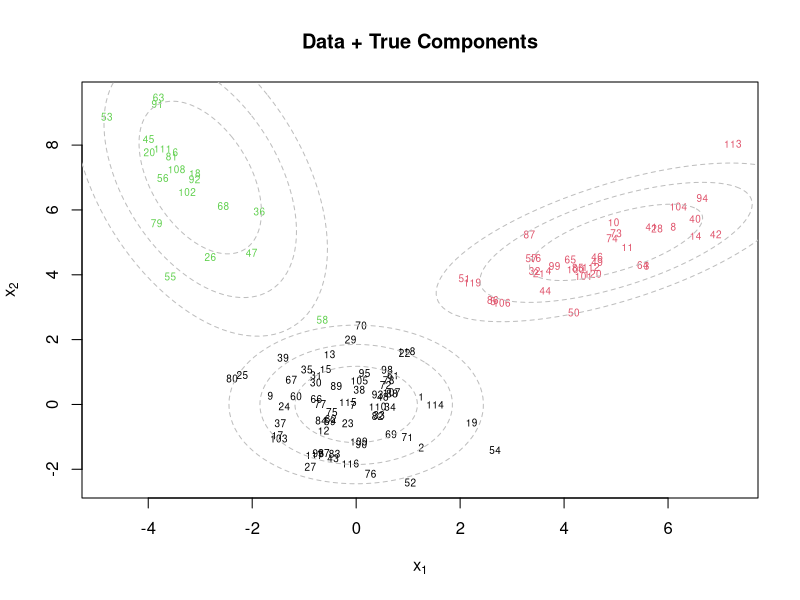
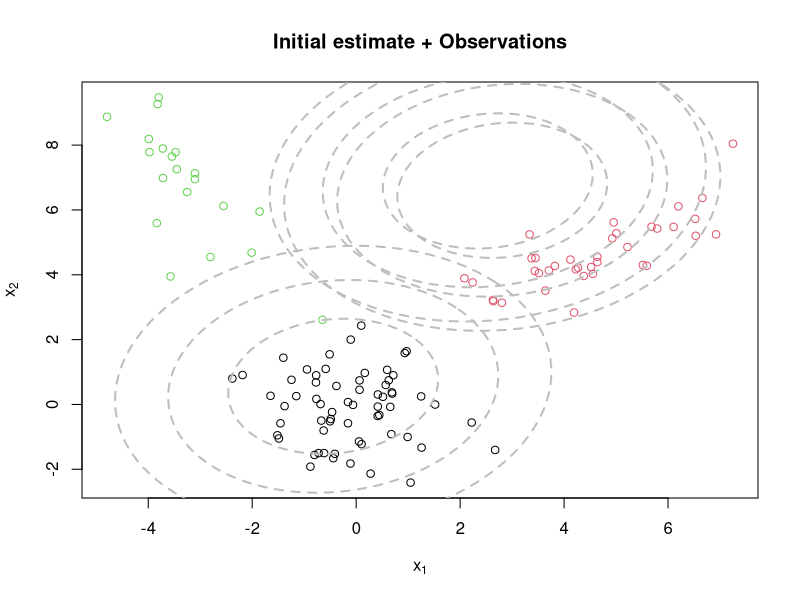
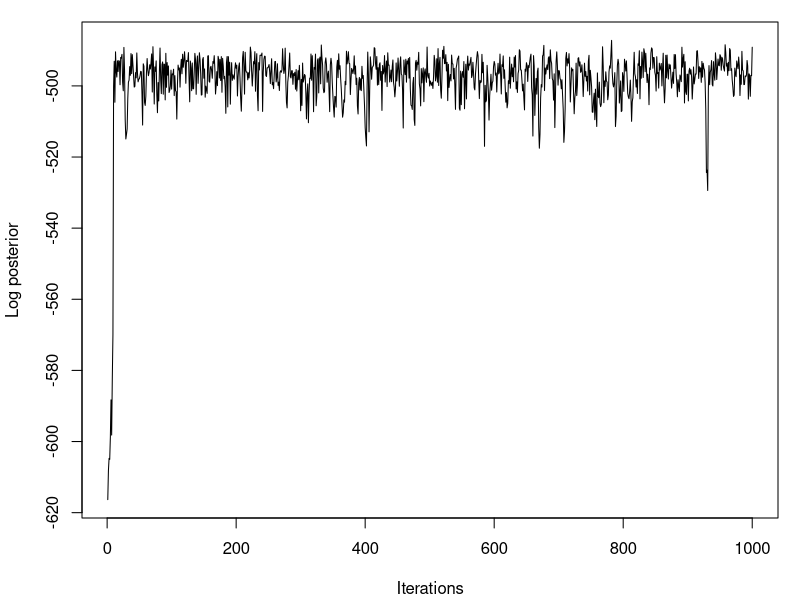
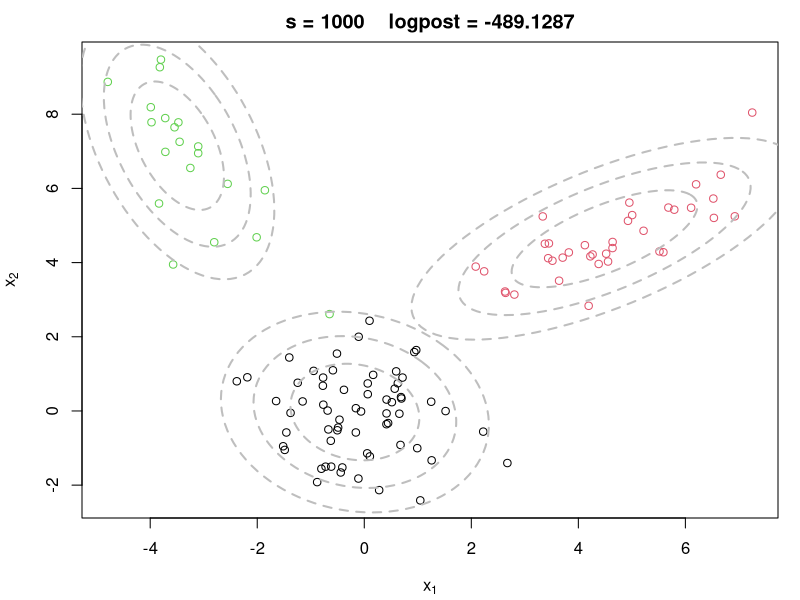

Here is the R script that generated these plots, in order:
## Week 3 EX2 : Sample code for MCMC example 2
## ------------------------------------------------------------------
#### Example of an MCMC algorithm for fitting a mixtures of K p-variate Gaussian components
#### The algorithm is tested using simulated data

## Clear the environment and load required libraries
rm(list=ls())
library(mvtnorm)
library(ellipse)
library(MCMCpack)

## Generate data from a mixture with 3 components
KK      = 3
p       = 2
w.true = c(0.5,0.3,0.2)  # True weights associated with the components
mu.true     = array(0, dim=c(KK,p))
mu.true[1,] = c(0,0)   #True mean for the first component
mu.true[2,] = c(5,5)   #True mean for the second component
mu.true[3,] = c(-3,7)   #True mean for the third component
Sigma.true      = array(0, dim=c(KK,p,p))
Sigma.true[1,,] = matrix(c(1,0,0,1),p,p)   #True variance for the first component
Sigma.true[2,,] = matrix(c(2,0.9,0.9,1),p,p)   #True variance for the second component
Sigma.true[3,,] = matrix(c(1,-0.9,-0.9,4),p,p)   #True variance for the third component
set.seed(63252)    #Keep seed the same so that we can reproduce results
n  = 120
cc.true = sample(1:3, n, replace=T, prob=w.true)
x  = array(0, dim=c(n,p))
for(i in 1:n){
  x[i,] = rmvnorm(1, mu.true[cc.true[i],], Sigma.true[cc.true[i],,])
}

par(mfrow=c(1,1))
plot(x[,1], x[,2], col=cc.true, xlab=expression(x[1]), ylab=expression(x[2]), type="n")
text(x[,1], x[,2], seq(1,n), col=cc.true, cex=0.6)
for(k in 1:KK){
  lines(ellipse(x=Sigma.true[k,,], centre=mu.true[k,], level=0.50), col="grey", lty=2)
  lines(ellipse(x=Sigma.true[k,,], centre=mu.true[k,], level=0.82), col="grey", lty=2)
  lines(ellipse(x=Sigma.true[k,,], centre=mu.true[k,], level=0.95), col="grey", lty=2)
}
title(main="Data + True Components")

## Initialize the parameters
w          = rep(1,KK)/KK  #Assign equal weight to each component to start with
mu         = rmvnorm(KK, apply(x,2,mean), var(x))   #RandomCluster centers randomly spread over the support of the data
Sigma      = array(0, dim=c(KK,p,p))  #Initial variances are assumed to be the same
Sigma[1,,] = var(x)/KK  
Sigma[2,,] = var(x)/KK
Sigma[3,,] = var(x)/KK
cc         = sample(1:KK, n, replace=TRUE, prob=w)

par(mfrow=c(1,1))
plot(x[,1], x[,2], col=cc.true, xlab=expression(x[1]), ylab=expression(x[2]))
for(k in 1:KK){
  lines(ellipse(x=Sigma[k,,], centre=mu[k,], level=0.50), col="grey", lty=2, lwd=2)
  lines(ellipse(x=Sigma[k,,], centre=mu[k,], level=0.82), col="grey", lty=2, lwd=2)
  lines(ellipse(x=Sigma[k,,], centre=mu[k,], level=0.95), col="grey", lty=2, lwd=2)
}
title(main="Initial estimate + Observations")

# Priors
aa = rep(1, KK)
dd = apply(x,2,mean)
DD = 10*var(x)
nu = p
SS = var(x)/3

# Number of iteration of the sampler
rrr = 1000

# Storing the samples
cc.out    = array(0, dim=c(rrr, n))
w.out     = array(0, dim=c(rrr, KK))
mu.out    = array(0, dim=c(rrr, KK, p))
Sigma.out = array(0, dim=c(rrr, KK, p, p))
logpost   = rep(0, rrr)

for(s in 1:rrr){
  # Sample the indicators
  for(i in 1:n){
    v = rep(0,KK)
    for(k in 1:KK){
      v[k] = log(w[k]) + mvtnorm::dmvnorm(x[i,], mu[k,], Sigma[k,,], log=TRUE)  #Compute the log of the weights
    }
    v = exp(v - max(v))/sum(exp(v - max(v)))
    cc[i] = sample(1:KK, 1, replace=TRUE, prob=v)
  }
  
  # Sample the weights
  w = as.vector(rdirichlet(1, aa + tabulate(cc)))
  
  # Sample the means
  DD.st = matrix(0, nrow=p, ncol=p)
  for(k in 1:KK){
    mk    = sum(cc==k)
    xsumk = apply(x[cc==k,], 2, sum)
    DD.st = solve(mk*solve(Sigma[k,,]) + solve(DD))
    dd.st = DD.st%*%(solve(Sigma[k,,])%*%xsumk + solve(DD)%*%dd)
    mu[k,] = as.vector(rmvnorm(1,dd.st,DD.st))
  }
  
  # Sample the variances
  xcensumk = array(0, dim=c(KK,p,p))
  for(i in 1:n){
    xcensumk[cc[i],,] = xcensumk[cc[i],,] + (x[i,] - mu[cc[i],])%*%t(x[i,] - mu[cc[i],])
  }
  for(k in 1:KK){
    Sigma[k,,] = riwish(nu + sum(cc==k), SS + xcensumk[k,,])
  }
  
  # Store samples
  cc.out[s,]      = cc
  w.out[s,]       = w
  mu.out[s,,]     = mu
  Sigma.out[s,,,] = Sigma
  for(i in 1:n){
    logpost[s] = logpost[s] + log(w[cc[i]]) + mvtnorm::dmvnorm(x[i,], mu[cc[i],], Sigma[cc[i],,], log=TRUE)
  }
  logpost[s] = logpost[s] + ddirichlet(w, aa)
  for(k in 1:KK){
    logpost[s] = logpost[s] + mvtnorm::dmvnorm(mu[k,], dd, DD, log=TRUE)
    logpost[s] = logpost[s] + log(diwish(Sigma[k,,], nu, SS))
  }
  
  if(s/250==floor(s/250)){
    print(paste("s = ", s))
  }
  
}

## Plot the logposterior distribution for various samples
par(mfrow=c(1,1))
par(mar=c(4,4,1,1)+0.1)
plot(logpost, type="l", xlab="Iterations", ylab="Log posterior")

## Plot the density estimate for the last iteration of the MCMC
par(mfrow=c(1,1))
par(mar=c(4,4,2,1)+0.1)
plot(x[,1], x[,2], col=cc.true, main=paste("s =",s,"   logpost =", round(logpost[s],4)), xlab=expression(x[1]), ylab=expression(x[2]))
for(k in 1:KK){
  lines(ellipse(x=Sigma[k,,], centre=mu[k,], level=0.50), col="grey", lty=2, lwd=2)
  lines(ellipse(x=Sigma[k,,], centre=mu[k,], level=0.82), col="grey", lty=2, lwd=2)
  lines(ellipse(x=Sigma[k,,], centre=mu[k,], level=0.95), col="grey", lty=2, lwd=2)
}
